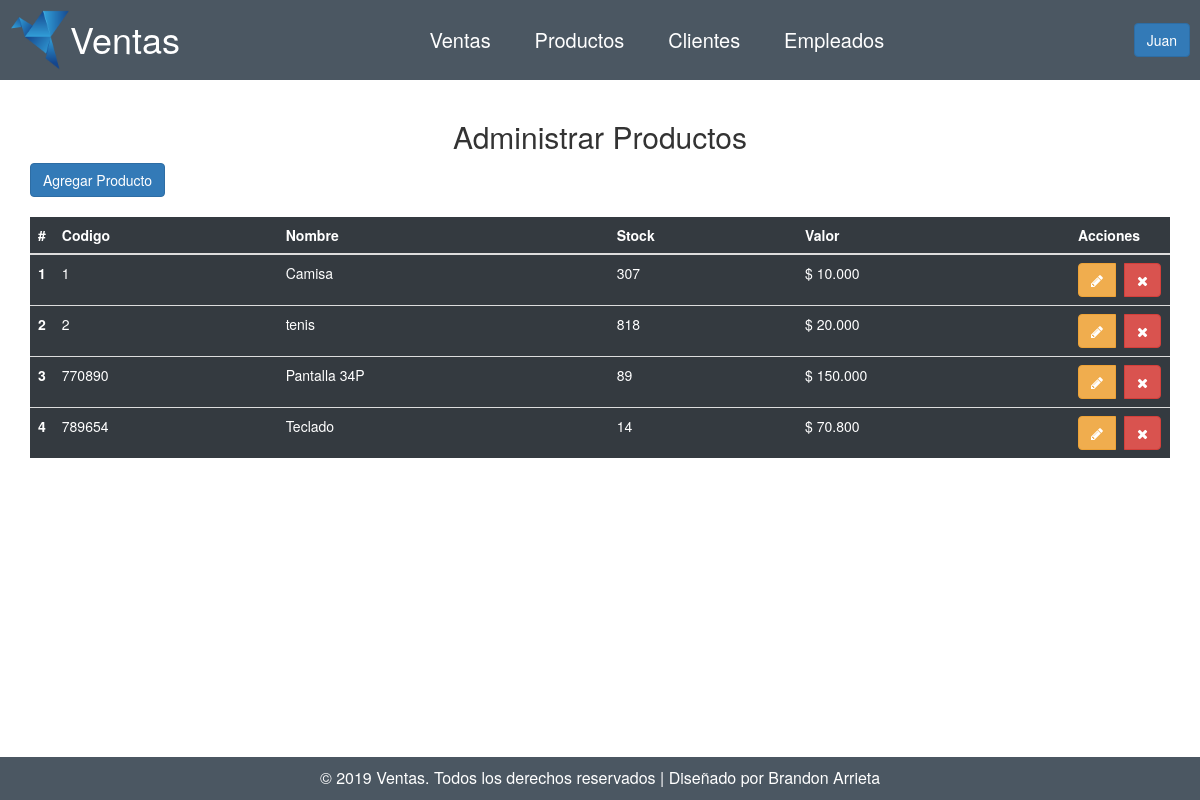
The app's page /productos (signed in) with its own data.
### tables this page shows
CREATE TABLE `tblproductos` (
  `codigo` varchar(20) NOT NULL,
  `nombre` varchar(50) NOT NULL,
  `stock` int(11) NOT NULL,
  `valor` int(11) NOT NULL
);

### controladores/plantilla.controlador.php (called while the page is built)
<?php
class ControladorPlantilla{
    public function ctrPlantilla(){
        include "vistas/plantilla.php";
    }
}

### index.php (called while the page is built, shortened)
<?php
    require_once 'controladores/plantilla.controlador.php';
    require_once 'controladores/productos.controlador.php';
    require_once 'controladores/empleados.controlador.php';
    require_once 'modelos/productos.modelo.php';
    $plantilla = new ControladorPlantilla();
    $plantilla -> ctrPlantilla();

### controladores/productos.controlador.php (called while the page is built, shortened)
<?php
class ControladorProductos{
    static public function ctrMostrarProductos($item,$valor){
        $tabla = "tblproductos";
        $respuesta = ModeloProductos::mdlMostrarProductos($tabla,$item,$valor);
        return $respuesta;
    }
}

### modelos/conexion.php (called while the page is built)
<?php
class Conexion{
    static public function conectar(){
        $link = new PDO("mysql:host=localhost;dbname=ventas",
        "root",
        "");
        $link->exec("set names utf8");
        return $link;
    }
}

### modelos/productos.modelo.php (called while the page is built, shortened)
<?php
require_once "conexion.php";
class ModeloProductos{
    static public function mdlMostrarProductos($tabla,$item,$valor){
        if($item != null){
            $stmt = Conexion::conectar()->prepare("SELECT * FROM $tabla WHERE $item = :$item");
            $stmt -> bindParam(":".$item,$valor, PDO::PARAM_STR);
            $stmt -> execute();
            return  $stmt -> fetch();
        }else{
            $stmt = Conexion::conectar()->prepare("SELECT * FROM $tabla");
            $stmt -> execute();
            return  $stmt -> fetchAll();
        }
    }
}

### vistas/modulos/productos.php (the view, shortened to what this page needs)
<div class="contenido container mt-2">
    <h2 class="text-center">Administrar Productos</h2>
    <div class=" with-border mb-3" style="margin-bottom: 20px;">
        <button class="btn btn-primary" data-toggle="modal" data-target="#modalAgregarProducto">
            Agregar Producto
        </button>
    </div>
    <table class="table tabla-negra">
        <thead>
            <tr>
                <th scope="col" style="width:10px">#</th>
                <th scope="col">Codigo</th>
                <th scope="col">Nombre</th>
                <th scope="col">Stock</th>
                <th scope="col">Valor</th>
                <th scope="col" style="width:100px">Acciones</th>
            </tr>
        </thead>
        <tbody>
            <?php
            $item = null;
            $valor = null;
            $mostrarProductos = ControladorProductos::ctrMostrarProductos($item,$valor);
            foreach($mostrarProductos as $key => $value):
                $precio = number_format($value['valor'],0,",",".");
            ?>
                <tr>
                    <th scope="row"><?= $key+1?></th>
                    <td><?= $value['codigo']?></td>
                    <td><?= $value['nombre']?></td>
                    <td><?= $value['stock']?></td>
                    <td><?= "$ ".$precio?></td>
                    <td>
                        <div class="btn-group">
                            <button class="btn btn-warning btnEditarProducto mr-4" idProducto="<?= $value['codigo']?>" data-toggle="modal"
                                data-target="#modalEditarProducto"><i class="fa fa-pencil"></i></button>
                            <button class="btn btn-danger btnBorrarProducto ml-4" idProducto="<?= $value['codigo']?>"><i
                                    class="fa fa-times"></i></button>
                        </div>
                    </td>
                </tr>
            <?php endforeach ?>
        </tbody>
    </table>
</div>

### vistas/css/style.css (style rules this page uses)
body { display: flex; flex-direction: column; min-height: 100vh !important; }
.contenido { flex: 1; }
.tabla-negra { color: #fff !important; background-color: #343a40 !important; }
.ml-4 { margin-left: 4px !important; }
.mr-4 { margin-right: 4px !important; }
.mt-2 { margin-top: 20px !important; }

### records on screen
tblproductos: codigo "1", nombre "Camisa", stock "307", valor "10.000"
tblproductos: codigo "2", nombre "tenis", stock "818", valor "20.000"
tblproductos: codigo "770890", nombre "Pantalla 34P", stock "89", valor "150.000"
tblproductos: codigo "789654", nombre "Teclado", stock "14", valor "70.800"

### other values on screen
$_SESSION['nombre'] "Juan"
